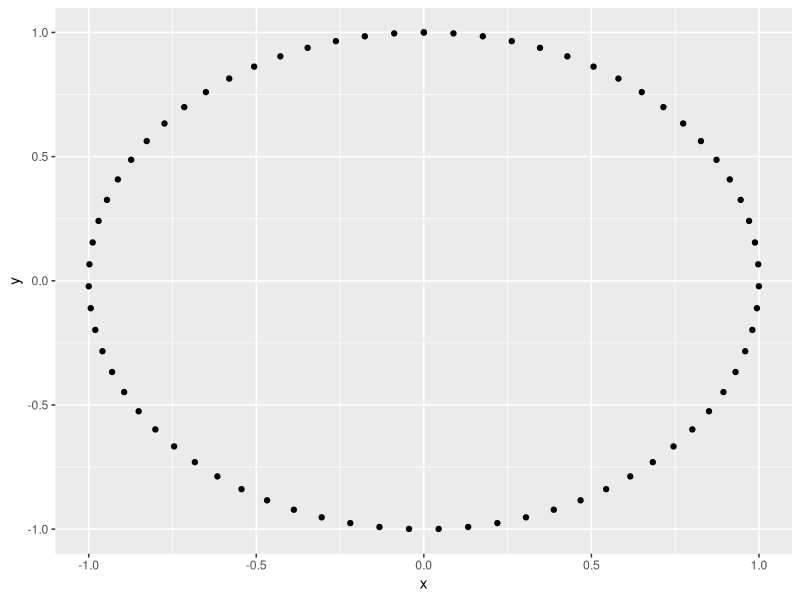

Generate this figure with R: (Note: this script raises an error after producing the figure.)
library(ggplot2)

t <- seq(0, 2*pi, length.out = 72)
x <- sin(t)
y <- cos(t)
df <- data.frame(t, x, y)

# Make a scatter plot of points in a circle
q <- ggplot(df, aes(x, y))
q + geom_point()

# Defining the number of points
ring <- 6
rounds <- 1:12
points <- sum(map_dbl(rounds, function(x) ring * x))

# Defining  Angle
#angle <- pi * (3 - sqrt(5))
angle <- pi * 1.95
#Defining another angle
angle2 <- pi

t <- (1:points) * angle
x <- sin(t)
y <-cos(t)
df <- data.frame(t, x, y)

# Make a scatter plot of points in a spiral
p <- ggplot(df, aes(x*t, y*t))
p + geom_point(color = "purple", shape = 15, size = 4) +
  theme(panel.grid = element_blank(), 
        panel.background = element_rect(fill = "white"),
        axis.text = element_blank(), 
        axis.ticks = element_blank(), 
        axis.title = element_blank())


